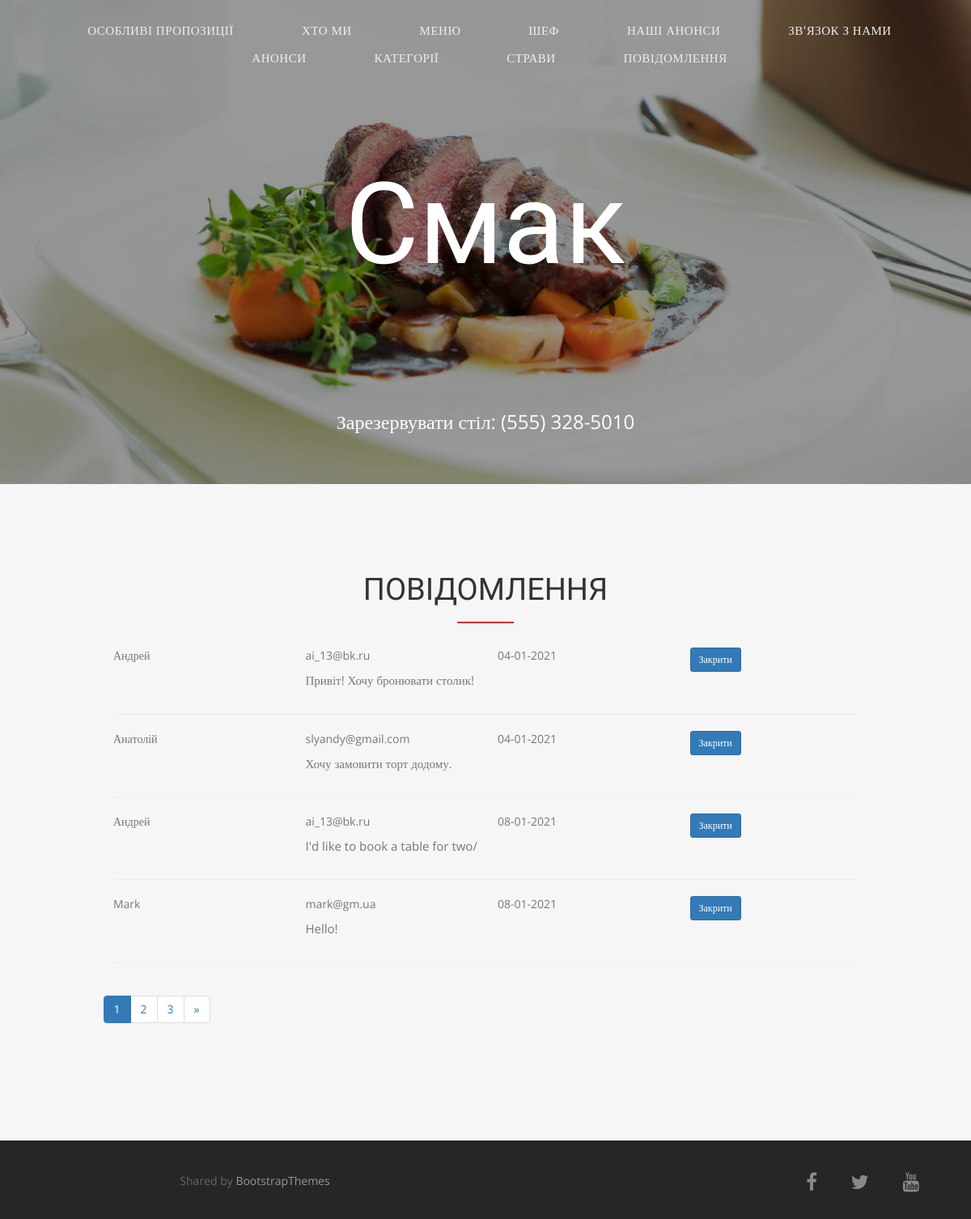
/messages/ (signed in), run on the app's committed database.
### contact_info/models.py (models this page shows, shortened)
class UserMessages(models.Model):
    user_name = models.CharField(max_length=50)
    user_email = models.EmailField()
    message = models.CharField(max_length=200)
    is_processed = models.BooleanField(default=False)
    send_date = models.DateField(auto_now_add=True)

### users_messages/views.py (the view)
# urls.py: 2. Add a URL to urlpatterns:  path('', views.home, name='home')
@login_required(login_url='/login/')
@user_passes_test(is_member)
def home(request):
    messages = UserMessages.objects.filter(is_processed=False).order_by('send_date')
    paginator = Paginator(messages, 4)
    page = request.GET.get('page')
    messages = paginator.get_page((page))
    return render(request, 'messages.html', context={'items': messages})

### users_messages/views.py (called while the page is built)
def is_member(user):
    return user.groups.filter(name='manager').exists() or user.is_staff

### users_messages/templates/messages.html (shortened to what this page needs)
{% extends 'base.html' %}
{% block content %}
<section id="messages" style="padding-top: 100px;padding-right: 0;padding-left: 0;padding-bottom: 120px;background: #f6f6f6;">
    <div class="container">
        <div class="section-title text-center">
            <h2>Повідомлення</h2>
        </div>
        <div class="col-md-10 col-md-offset-1">
            {% for item in items %}
            <div class="row">
                <div class="col-md-3">{{ item.user_name }}</div>
                <div class="col-md-3">{{ item.user_email }}</div>
                <div class="col-md-3">{{ item.send_date|date:'d-m-Y' }}</div>
                <div class="col-md-3">
                    <a href="{% url 'users_messages:update' pk=item.pk %}">
                        <button type="button" class="btn btn-primary btn-sm">Закрити</button>
                    </a>
                </div>
             </div>
            <div class="row">
                <div class="col-md-3"></div>
                <div class="col-md-9"><p>{{ item.message }}</p></div>
            </div>
            <hr/>
            {% endfor %}
        </div>
    </div>
    <div id="navigation" class="container">
        <div class="row">
            <div class="col-md-10 col-md-offset-1">
                <nav aria-label="Page navigation example">
                    <ul class="pagination">
                        {% for page in items.paginator.page_range %}
                            {% if page == items.number %}
                                <li class="page-item active">
                                    <a class="page-link" href="#messages"> {{page}}
                                    </a>
                                </li>
                            {% else %}
                                <li class="page-item">
                                    <a class="page-link" href="?page={{page}}#messages">
                                        {{page}}
                                    </a>
                                </li>
                            {% endif %}
                        {% endfor %}
                        {% if items.has_next %}
                            <li class="page-item">
                                <a class="page-link" href="?page={{ items.paginator.num_pages }}#messages" aria-label="Next">
                                    <span aria-hidden="true">&raquo;</span>
                                </a>
                            </li>
                        {% endif %}
                    </ul>
                </nav>
            </div>
        </div>
    </div>
</section>
{% endblock %}

### static/css/style.css (style rules this page uses)
body, html { font-family: 'Open Sans', serif; text-rendering: optimizeLegibility !important; -webkit-font-smoothing: antialiased !important; color: #777; font-weight: 400; width: 100% !important; height: 100% !important; }
h1, h2, h3, h4 { font-family: 'Raleway', sans-serif; }
h2 { font-weight: 400; font-size: 38px; color: #333; text-transform: uppercase; position: relative; margin-top: 10px; margin-bottom: 15px; padding-bottom: 20px; }
h2::after { position: absolute; content: ""; background: #d43031; height: 2px; width: 70px; bottom: 0; margin-left: -35px; left: 50%; }
p { font-size: 15px; }
a { color: #8eb640; }
ul, ol { list-style: none; }
ul, ol { padding: 0; webkit-padding: 0; moz-padding: 0; }
.section-title { margin-bottom: 30px; }

### data on the page
UserMessages: user_name "Андрей", user_email "ai_13@bk.ru", send_date "04-01-2021", message "Привіт! Хочу бронювати столик!"
UserMessages: user_name "Анатолій", user_email "slyandy@gmail.com", send_date "04-01-2021", message "Хочу замовити торт додому."
UserMessages: user_name "Андрей", user_email "ai_13@bk.ru", send_date "08-01-2021", message "I'd like to book a table for two/"
UserMessages: user_name "Mark", user_email "mark@gm.ua", send_date "08-01-2021", message "Hello!"

### other printed values
{{ page }} "1"
{{ page }} "2" "3"
